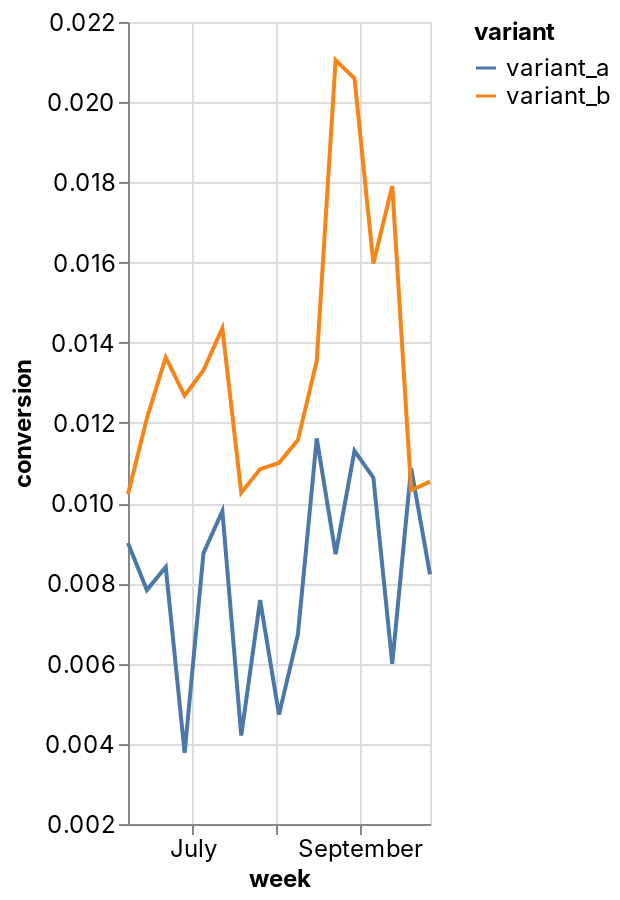

Notebook code for this chart:
### Code cell
DeepnoteChart(conversion, """{"data":{"name":"placeholder"},"mark":{"type":"line","tooltip":{"content":"data"}},"height":440,"$schema":"https://vega.github.io/schema/vega-lite/v4.json","autosize":{"type":"fit"},"encoding":{"x":{"sort":null,"type":"temporal","field":"week","scale":{"type":"linear","zero":false}},"y":{"sort":null,"type":"quantitative","field":"conversion","scale":{"type":"linear","zero":false}},"color":{"sort":null,"type":"nominal","field":"variant","scale":{"type":"linear","zero":false}}},"width":"container","config":{"legend":{"labelFont":"Inter, sans-serif","labelFontSize":12,"titleFont":"Inter, sans-serif","titleFontSize":12,"titleFontWeight":"bold"},"title":{"anchor":"start","color":"#000000","font":"Inter, sans-serif","fontSize":22,"fontWeight":"normal"},"axis":{"labelFont":"Inter, sans-serif","labelFontSize":12,"labelFontWeight":"normal","titleFont":"Inter, sans-serif","titleFontSize":12,"titleFontWeight":"bold","labelOverlap":"greedy"}}}""")

### Figure 1 — Vega-Lite specification as saved in the notebook (floating-point values rounded to 4 significant figures)
{"data": {"values": [{"variant": "variant_a", "week": "2021-06-07T00:00:00Z", "registered": true, "conversion": 0.009009}, {"variant": "variant_a", "week": "2021-06-14T00:00:00Z", "registered": true, "conversion": 0.007834}, {"variant": "variant_a", "week": "2021-06-21T00:00:00Z", "registered": true, "conversion": 0.008409}, {"variant": "variant_a", "week": "2021-06-28T00:00:00Z", "registered": true, "conversion": 0.003774}, {"variant": "variant_a", "week": "2021-07-05T00:00:00Z", "registered": true, "conversion": 0.008755}, {"variant": "variant_a", "week": "2021-07-12T00:00:00Z", "registered": true, "conversion": 0.009804}, {"variant": "variant_a", "week": "2021-07-19T00:00:00Z", "registered": true, "conversion": 0.004207}, {"variant": "variant_a", "week": "2021-07-26T00:00:00Z", "registered": true, "conversion": 0.007583}, {"variant": "variant_a", "week": "2021-08-02T00:00:00Z", "registered": true, "conversion": 0.004727}, {"variant": "variant_a", "week": "2021-08-09T00:00:00Z", "registered": true, "conversion": 0.006723}, {"variant": "variant_a", "week": "2021-08-16T00:00:00Z", "registered": true, "conversion": 0.01162}, {"variant": "variant_a", "week": "2021-08-23T00:00:00Z", "registered": true, "conversion": 0.008731}, {"variant": "variant_a", "week": "2021-08-30T00:00:00Z", "registered": true, "conversion": 0.0113}, {"variant": "variant_a", "week": "2021-09-06T00:00:00Z", "registered": true, "conversion": 0.01064}, {"variant": "variant_a", "week": "2021-09-13T00:00:00Z", "registered": true, "conversion": 0.005997}, {"variant": "variant_a", "week": "2021-09-20T00:00:00Z", "registered": true, "conversion": 0.01088}, {"variant": "variant_a", "week": "2021-09-27T00:00:00Z", "registered": true, "conversion": 0.008223}, {"variant": "variant_b", "week": "2021-06-07T00:00:00Z", "registered": true, "conversion": 0.01022}, {"variant": "variant_b", "week": "2021-06-14T00:00:00Z", "registered": true, "conversion": 0.01212}, {"variant": "variant_b", "week": "2021-06-21T00:00:00Z", "registered": true, "conversion": 0.01363}, {"variant": "variant_b", "week": "2021-06-28T00:00:00Z", "registered": true, "conversion": 0.01268}, {"variant": "variant_b", "week": "2021-07-05T00:00:00Z", "registered": true, "conversion": 0.01332}, {"variant": "variant_b", "week": "2021-07-12T00:00:00Z", "registered": true, "conversion": 0.01436}, {"variant": "variant_b", "week": "2021-07-19T00:00:00Z", "registered": true, "conversion": 0.01026}, {"variant": "variant_b", "week": "2021-07-26T00:00:00Z", "registered": true, "conversion": 0.01085}, {"variant": "variant_b", "week": "2021-08-02T00:00:00Z", "registered": true, "conversion": 0.011}, {"variant": "variant_b", "week": "2021-08-09T00:00:00Z", "registered": true, "conversion": 0.01157}, {"variant": "variant_b", "week": "2021-08-16T00:00:00Z", "registered": true, "conversion": 0.01355}, {"variant": "variant_b", "week": "2021-08-23T00:00:00Z", "registered": true, "conversion": 0.02105}, {"variant": "variant_b", "week": "2021-08-30T00:00:00Z", "registered": true, "conversion": 0.02059}, {"variant": "variant_b", "week": "2021-09-06T00:00:00Z", "registered": true, "conversion": 0.01598}, {"variant": "variant_b", "week": "2021-09-13T00:00:00Z", "registered": true, "conversion": 0.01791}, {"variant": "variant_b", "week": "2021-09-20T00:00:00Z", "registered": true, "conversion": 0.01032}, {"variant": "variant_b", "week": "2021-09-27T00:00:00Z", "registered": true, "conversion": 0.01054}]}, "mark": {"type": "line", "tooltip": {"content": "data"}}, "height": 440, "$schema": "https://vega.github.io/schema/vega-lite/v4.json", "autosize": {"type": "fit"}, "encoding": {"x": {"sort": null, "type": "temporal", "field": "week", "scale": {"type": "linear", "zero": false}}, "y": {"sort": null, "type": "quantitative", "field": "conversion", "scale": {"type": "linear", "zero": false}}, "color": {"sort": null, "type": "nominal", "field": "variant", "scale": {"type": "linear", "zero": false}}}, "width": "container", "config": {"legend": {"labelFont": "Inter, sans-serif", "labelFontSize": 12, "titleFont": "Inter, sans-serif", "titleFontSize": 12, "titleFontWeight": "bold"}, "title": {"anchor": "start", "color": "#000000", "font": "Inter, sans-serif", "fontSize": 22, "fontWeight": "normal"}, "axis": {"labelFont": "Inter, sans-serif", "labelFontSize": 12, "labelFontWeight": "normal", "titleFont": "Inter, sans-serif", "titleFontSize": 12, "titleFontWeight": "bold", "labelOverlap": "greedy"}}}
